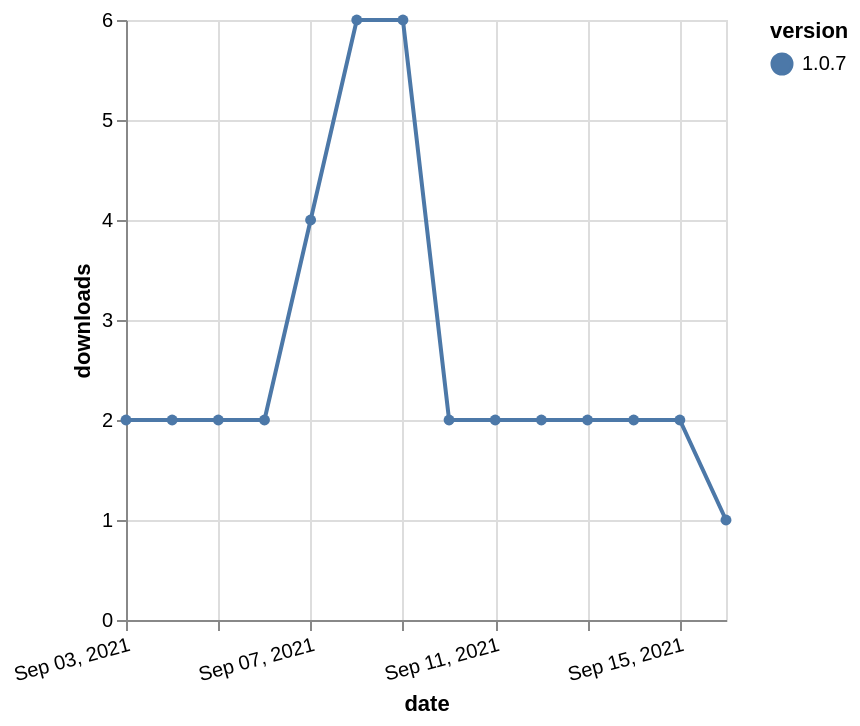

The Vega-Lite source for this figure:
### Vega-Lite specification from a JSON file in a GitHub repository (floating-point values rounded to 4 significant figures)
{"$schema": "https://vega.github.io/schema/vega-lite/v5.json", "description": "A simple bar chart with embedded data.", "data": {"values": [{"date": "2021-09-03", "total": 2744, "delta": 2, "version": "1.0.7"}, {"date": "2021-09-04", "total": 2746, "delta": 2, "version": "1.0.7"}, {"date": "2021-09-05", "total": 2748, "delta": 2, "version": "1.0.7"}, {"date": "2021-09-06", "total": 2750, "delta": 2, "version": "1.0.7"}, {"date": "2021-09-07", "total": 2754, "delta": 4, "version": "1.0.7"}, {"date": "2021-09-08", "total": 2760, "delta": 6, "version": "1.0.7"}, {"date": "2021-09-09", "total": 2766, "delta": 6, "version": "1.0.7"}, {"date": "2021-09-10", "total": 2768, "delta": 2, "version": "1.0.7"}, {"date": "2021-09-11", "total": 2770, "delta": 2, "version": "1.0.7"}, {"date": "2021-09-12", "total": 2772, "delta": 2, "version": "1.0.7"}, {"date": "2021-09-13", "total": 2774, "delta": 2, "version": "1.0.7"}, {"date": "2021-09-14", "total": 2776, "delta": 2, "version": "1.0.7"}, {"date": "2021-09-15", "total": 2778, "delta": 2, "version": "1.0.7"}, {"date": "2021-09-16", "total": 2779, "delta": 1, "version": "1.0.7"}]}, "width": "container", "mark": {"type": "line", "point": {"filled": true}}, "encoding": {"x": {"field": "date", "type": "temporal", "timeUnit": "yearmonthdate", "title": "date", "axis": {"labelAngle": -15}}, "y": {"field": "delta", "type": "quantitative", "title": "downloads"}, "color": {"field": "version", "type": "nominal"}, "tooltip": {"field": "delta"}}}
